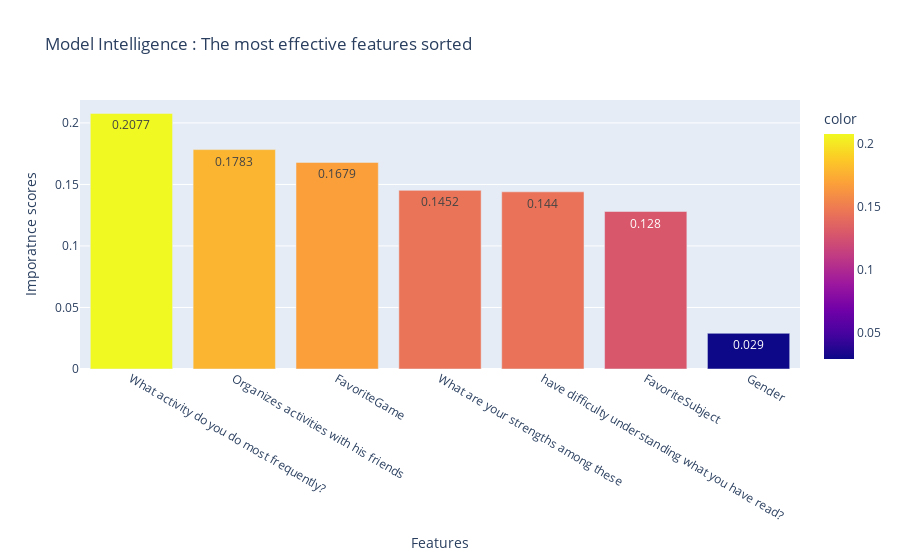

The code cell stored with this chart in its notebook:
### Code cell
#Extract the feature importances scores from the model
importance_intel = Model_intel.feature_importances_

#Combine the features with names
list_features = sorted(zip(importance_intel, intel_features), reverse=True)
all_features = {}
for i in list_features : 
    all_features[i[1]]=round(i[0],4)

x= list(all_features.keys())
y= list(all_features.values())

sorted_features['IntelligenceType'] = x

#Plot feature importance
fig = px.bar( y=y, x=x, text=y,color=y, title="Model Intelligence : The most effective features sorted")
fig.update_xaxes(title_text='Features')
fig.update_yaxes(title_text='Imporatnce scores')
fig.show()

### Figure 1 — Plotly figure (JSON) as saved in the notebook; plotly's stock layout.template omitted (floating-point values rounded to 4 significant figures)
{"data": [{"alignmentgroup": "True", "hovertemplate": "x=%{x}<br>y=%{y}<br>text=%{text}<br>color=%{marker.color}<extra></extra>", "legendgroup": "", "marker": {"color": [0.2077, 0.1783, 0.1679, 0.1452, 0.144, 0.128, 0.029], "coloraxis": "coloraxis", "pattern": {"shape": ""}}, "name": "", "offsetgroup": "", "orientation": "v", "showlegend": false, "text": ["0.2077", "0.1783", "0.1679", "0.1452", "0.144", "0.128", "0.029"], "textposition": "auto", "type": "bar", "x": ["What activity do you do most frequently?", "Organizes activities with his friends", "FavoriteGame", "What are your strengths among these", "have difficulty understanding what you have read?", "FavoriteSubject", "Gender"], "xaxis": "x", "y": [0.2077, 0.1783, 0.1679, 0.1452, 0.144, 0.128, 0.029], "yaxis": "y"}], "layout": {"barmode": "relative", "coloraxis": {"colorbar": {"title": {"text": "color"}}, "colorscale": [[0, "#0d0887"], [0.1111, "#46039f"], [0.2222, "#7201a8"], [0.3333, "#9c179e"], [0.4444, "#bd3786"], [0.5556, "#d8576b"], [0.6667, "#ed7953"], [0.7778, "#fb9f3a"], [0.8889, "#fdca26"], [1, "#f0f921"]]}, "legend": {"tracegroupgap": 0}, "title": {"text": "Model Intelligence : The most effective features sorted"}, "xaxis": {"anchor": "y", "domain": [0, 1], "title": {"text": "Features"}}, "yaxis": {"anchor": "x", "domain": [0, 1], "title": {"text": "Imporatnce scores"}}}}
